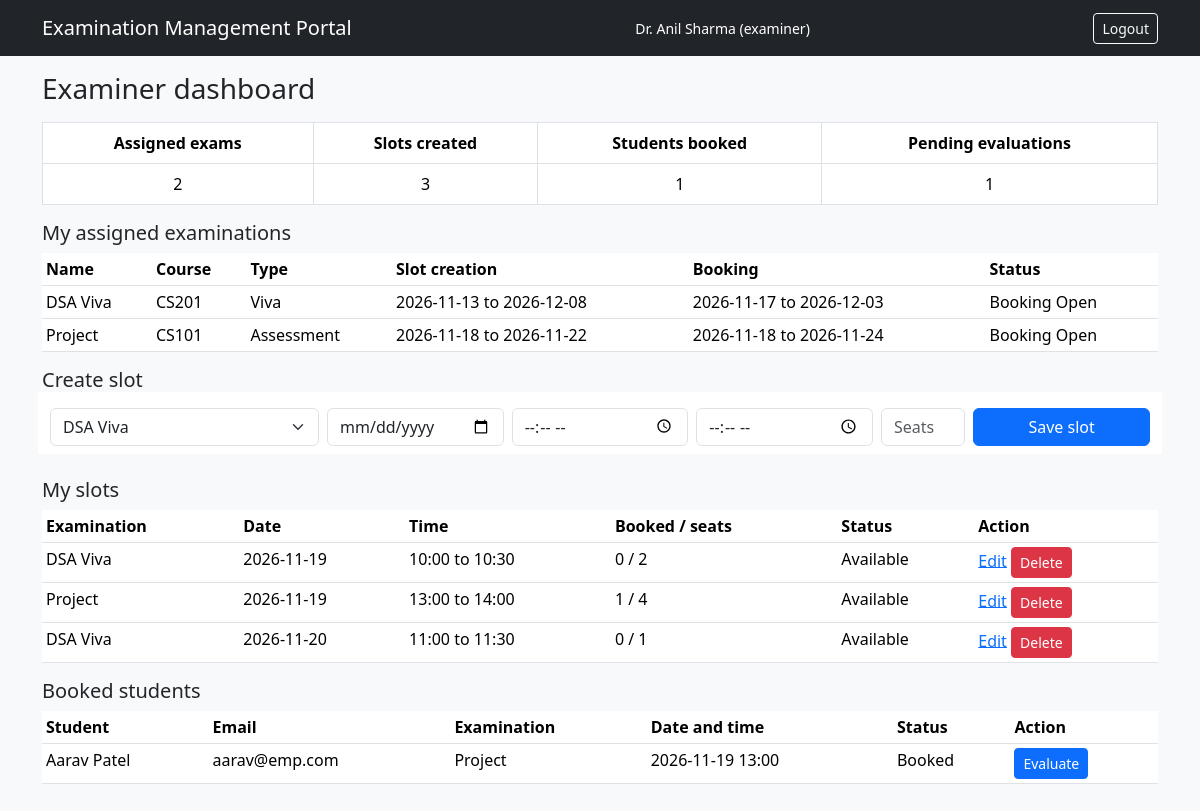
Page /examiner (signed in) on the committed database.
### app.py (models this page shows)
class User(db.Model):
    id = db.Column(db.Integer, primary_key=True)
    name = db.Column(db.String(100), nullable=False)
    email = db.Column(db.String(120), unique=True, nullable=False)
    password = db.Column(db.String(200), nullable=False)
    phone = db.Column(db.String(20), default='')
    department = db.Column(db.String(100), default='')
    role = db.Column(db.String(20), nullable=False)       # admin, examiner, student
    status = db.Column(db.String(20), default='active')   # pending, approved, deactivated, active

class Exam(db.Model):
    id = db.Column(db.Integer, primary_key=True)
    course_id = db.Column(db.Integer, db.ForeignKey('course.id'), nullable=False)
    name = db.Column(db.String(100), nullable=False)
    exam_type = db.Column(db.String(30), nullable=False)
    duration = db.Column(db.Integer, nullable=False)      # in minutes
    max_marks = db.Column(db.Integer, nullable=False)
    slot_start = db.Column(db.Date, nullable=False)       # slot creation period
    slot_end = db.Column(db.Date, nullable=False)
    book_start = db.Column(db.Date, nullable=False)       # booking period
    book_end = db.Column(db.Date, nullable=False)         # last day to cancel a booking
    slot_creation_open = db.Column(db.Boolean, default=False)  # admin switch
    booking_open = db.Column(db.Boolean, default=False)       # admin switch
    status = db.Column(db.String(30), default='Draft')        # label worked out from the switches
    rubrics = db.relationship('Rubric', backref='exam', cascade='all, delete-orphan')
    slots = db.relationship('Slot', backref='exam', cascade='all, delete-orphan')
    assignments = db.relationship('Assignment', backref='exam', cascade='all, delete-orphan')

class Course(db.Model):
    id = db.Column(db.Integer, primary_key=True)
    code = db.Column(db.String(20), unique=True, nullable=False)
    name = db.Column(db.String(100), nullable=False)
    description = db.Column(db.String(300), default='')
    status = db.Column(db.String(20), default='Active')   # Active, Inactive
    exams = db.relationship('Exam', backref='course', cascade='all, delete-orphan')

class Slot(db.Model):
    id = db.Column(db.Integer, primary_key=True)
    exam_id = db.Column(db.Integer, db.ForeignKey('exam.id'), nullable=False)
    examiner_id = db.Column(db.Integer, db.ForeignKey('user.id'), nullable=False)
    slot_date = db.Column(db.Date, nullable=False)
    start_time = db.Column(db.Time, nullable=False)
    end_time = db.Column(db.Time, nullable=False)
    capacity = db.Column(db.Integer, nullable=False)
    cancelled = db.Column(db.Boolean, default=False)
    examiner = db.relationship('User')
    bookings = db.relationship('Booking', backref='slot', cascade='all, delete-orphan')

class Booking(db.Model):
    id = db.Column(db.Integer, primary_key=True)
    student_id = db.Column(db.Integer, db.ForeignKey('user.id'), nullable=False)
    slot_id = db.Column(db.Integer, db.ForeignKey('slot.id'), nullable=False)
    booked_on = db.Column(db.Date, default=date.today)
    status = db.Column(db.String(20), default='Booked')   # Booked, Cancelled, Completed
    student = db.relationship('User')
    evaluation = db.relationship('Evaluation', backref='booking', uselist=False,
                                 cascade='all, delete-orphan')

### app.py (the view)
@app.route('/examiner')
def examiner_page():
    if not is_role('examiner'):
        return redirect(url_for('login'))
    me = current_user()
    assigned_exams = [a.exam for a in Assignment.query.filter_by(examiner_id=me.id).all()]
    my_slots = Slot.query.filter_by(examiner_id=me.id).order_by(Slot.slot_date, Slot.start_time).all()
    my_bookings = []
    for slot in my_slots:
        for booking in slot.bookings:
            if booking.status != 'Cancelled':
                my_bookings.append(booking)
    pending = len([b for b in my_bookings if b.status == 'Booked'])
    edit_id = to_int(request.args.get('edit_slot', ''))
    edit_slot = db.session.get(Slot, edit_id) if edit_id else None
    if edit_slot is not None and edit_slot.examiner_id != me.id:
        edit_slot = None
    return render_template('examiner.html', assigned_exams=assigned_exams, my_slots=my_slots,
                           my_bookings=my_bookings, pending=pending, edit_slot=edit_slot)

### app.py (called while the page is built)
def current_user():
    user_id = session.get('user_id')
    if user_id is None:
        return None
    return db.session.get(User, user_id)

def is_role(role):
    user = current_user()
    if user is None or user.role != role:
        return False
    return user.status in ('approved', 'active')

@app.context_processor
def send_helpers():
    return {'me': current_user(), 'seats_left': seats_left, 'seats_taken': seats_taken,
            'slot_status': slot_status}

def to_int(text):
    try:
        return int(text)
    except (TypeError, ValueError):
        return None

def seats_taken(slot):
    return Booking.query.filter(Booking.slot_id == slot.id, Booking.status != 'Cancelled').count()

def seats_left(slot):
    return slot.capacity - seats_taken(slot)

def slot_status(slot):
    if slot.cancelled:
        return 'Cancelled'
    if slot.slot_date < date.today():
        return 'Completed'
    if seats_left(slot) <= 0:
        return 'Full'
    return 'Available'

### templates/examiner.html (shortened to what this page needs)
{% extends 'base.html' %}
{% block content %}
<h3 class="mb-3">Examiner dashboard</h3>
<table class="table table-bordered text-center bg-white">
  <tr><th>Assigned exams</th><th>Slots created</th><th>Students booked</th><th>Pending evaluations</th></tr>
  <tr><td>{{ assigned_exams|length }}</td><td>{{ my_slots|length }}</td><td>{{ my_bookings|length }}</td><td>{{ pending }}</td></tr>
</table>
<h5>My assigned examinations</h5>
<table class="table table-sm bg-white">
  <tr><th>Name</th><th>Course</th><th>Type</th><th>Slot creation</th><th>Booking</th><th>Status</th></tr>
  {% for e in assigned_exams %}
  <tr>
    <td>{{ e.name }}</td><td>{{ e.course.code }}</td><td>{{ e.exam_type }}</td>
    <td>{{ e.slot_start }} to {{ e.slot_end }}</td><td>{{ e.book_start }} to {{ e.book_end }}</td><td>{{ e.status }}</td>
  </tr>
  {% else %}
  <tr><td colspan="6">No examinations assigned to you yet.</td></tr>
  {% endfor %}
</table>
<h5>{{ 'Edit slot' if edit_slot else 'Create slot' }}</h5>
<form method="post" action="{{ url_for('examiner_slot_save') }}" class="row g-2 mb-4 bg-white p-2">
  <div class="col-md-3">
    {% if edit_slot %}
      <input class="form-control" value="{{ edit_slot.exam.name }}" disabled>
    {% else %}
      <select class="form-select" name="exam_id">
        {% for e in assigned_exams %}<option value="{{ e.id }}">{{ e.name }}</option>{% endfor %}
      </select>
    {% endif %}
  </div>
  <div class="col-md-2"><input class="form-control" type="date" name="slot_date" value="{{ edit_slot.slot_date if edit_slot else '' }}" required></div>
  <div class="col-md-2"><input class="form-control" type="time" name="start_time" value="{{ edit_slot.start_time.strftime('%H:%M') if edit_slot else '' }}" required></div>
  <div class="col-md-2"><input class="form-control" type="time" name="end_time" value="{{ edit_slot.end_time.strftime('%H:%M') if edit_slot else '' }}" required></div>
  <div class="col-md-1"><input class="form-control" type="number" min="1" name="capacity" placeholder="Seats" value="{{ edit_slot.capacity if edit_slot else '' }}" required></div>
  <div class="col-md-2"><button class="btn btn-primary w-100">Save slot</button></div>
</form>
<h5>My slots</h5>
<table class="table table-sm bg-white">
  <tr><th>Examination</th><th>Date</th><th>Time</th><th>Booked / seats</th><th>Status</th><th>Action</th></tr>
  {% for s in my_slots %}
  <tr>
    <td>{{ s.exam.name }}</td><td>{{ s.slot_date }}</td>
    <td>{{ s.start_time.strftime('%H:%M') }} to {{ s.end_time.strftime('%H:%M') }}</td>
    <td>{{ seats_taken(s) }} / {{ s.capacity }}</td>
    <td>{{ slot_status(s) }}</td>
    <td>
      <a href="{{ url_for('examiner_page', edit_slot=s.id) }}">Edit</a>
      <form method="post" action="{{ url_for('examiner_slot_delete', slot_id=s.id) }}" class="d-inline">
        <button class="btn btn-sm btn-danger">Delete</button>
      </form>
    </td>
  </tr>
  {% else %}
  <tr><td colspan="6">No slots yet.</td></tr>
  {% endfor %}
</table>
<h5>Booked students</h5>
<table class="table table-sm bg-white">
  <tr><th>Student</th><th>Email</th><th>Examination</th><th>Date and time</th><th>Status</th><th>Action</th></tr>
  {% for b in my_bookings %}
  <tr>
    <td>{{ b.student.name }}</td><td>{{ b.student.email }}</td><td>{{ b.slot.exam.name }}</td>
    <td>{{ b.slot.slot_date }} {{ b.slot.start_time.strftime('%H:%M') }}</td><td>{{ b.status }}</td>
    <td>
      <a class="btn btn-sm btn-primary" href="{{ url_for('examiner_evaluate', booking_id=b.id) }}">
        {{ 'Edit marks' if b.status == 'Completed' else 'Evaluate' }}
      </a>
    </td>
  </tr>
  {% else %}
  <tr><td colspan="6">No students have booked your slots yet.</td></tr>
  {% endfor %}
</table>
{% endblock %}

### templates/base.html (shortened to what this page needs)
<!doctype html>
<html lang="en">
<head>
  <link href="{{ url_for('static', filename='css/bootstrap.min.css') }}" rel="stylesheet">
</head>
<body class="bg-light">
<nav class="navbar navbar-dark bg-dark mb-3">
  <div class="container">
    <a class="navbar-brand" href="{{ url_for('home') }}">Examination Management Portal</a>
    {% if me %}
      <span class="text-white small">{{ me.name }} ({{ me.role }})</span>
      <a class="btn btn-sm btn-outline-light ms-3" href="{{ url_for('logout') }}">Logout</a>
    {% endif %}
  </div>
</nav>
<div class="container pb-4">
  {% block content %}{% endblock %}
</div>
</body>
</html>

### rows in the picture
User: name "Dr. Anil Sharma", role "examiner"
Exam: name "DSA Viva", course.code "CS201", exam_type "Viva", slot_start "2026-11-13", slot_end "2026-12-08", book_start "2026-11-17", book_end "2026-12-03", status "Booking Open"
Exam: name "Project", course.code "CS101", exam_type "Assessment", slot_start "2026-11-18", slot_end "2026-11-22", book_start "2026-11-18", book_end "2026-11-24", status "Booking Open"
Slot: exam.name "DSA Viva", slot_date "2026-11-19", start_time "10:00", end_time "10:30", cancelled "0", capacity "2", cancelled+slot_date+capacity "Available"
Slot: exam.name "Project", slot_date "2026-11-19", start_time "13:00", end_time "14:00", seats_taken "1", capacity "4", cancelled+slot_date+capacity "Available"
Slot: exam.name "DSA Viva", slot_date "2026-11-20", start_time "11:00", end_time "11:30", cancelled "0", capacity "1", cancelled+slot_date+capacity "Available"
Booking: student.name "Aarav Patel", student.email "aarav@emp.com", slot.exam.name "Project", slot.slot_date "2026-11-19", slot.start_time "13:00", status "Booked", status "Evaluate"

### other values in the picture
{{ assigned_exams|length }} "2"
{{ my_slots|length }} "3"
{{ my_bookings|length }} "1"
{{ pending }} "1"
{{ 'Edit slot' if edit_slot else 'Create slot' }} "Create slot"
form field exam_id "DSA Viva"
